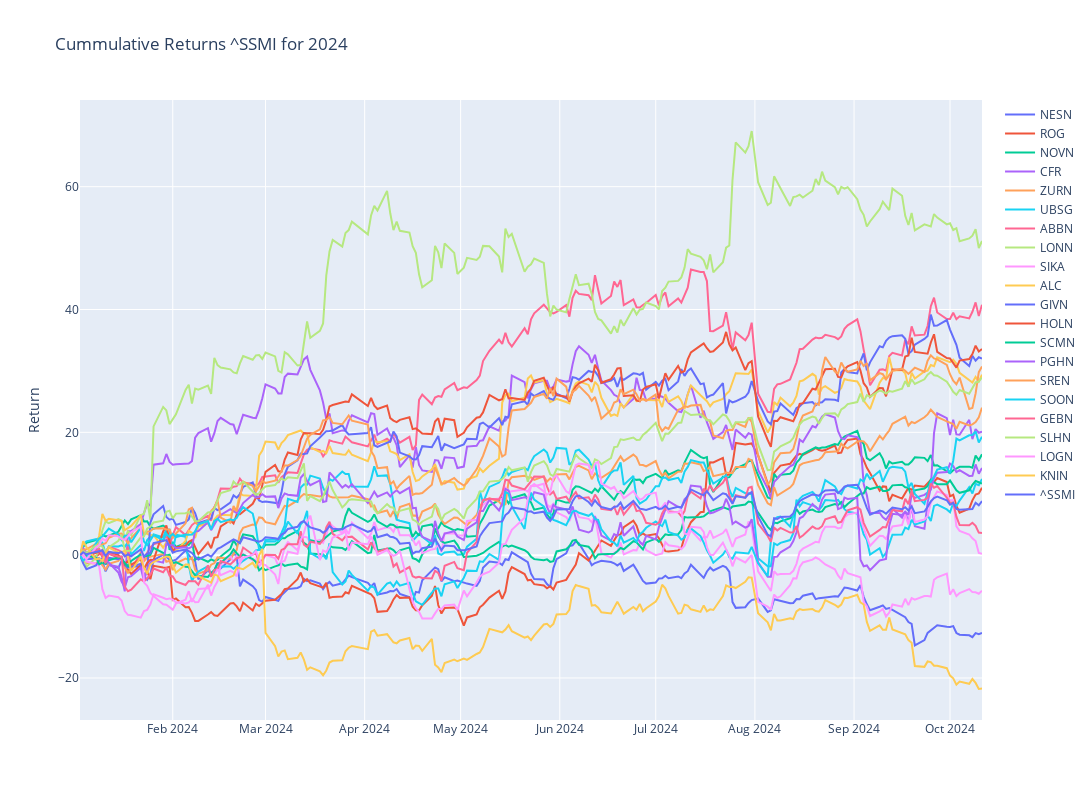

The cell this chart's notebook holds for it:
### Code cell
# Plotly
fig = make_subplots()

# Graph (1,1)
# Loop all stock files and get cummulative return for year
for stock in tqdm(index_list):
    f = os.path.join("../input", stock)
    df = pd.read_csv(f+".csv",index_col="Date",parse_dates=True)
    df['Cummulative_Return'] = cumulative_return(df["Adj Close"].loc[year])
    fig.add_trace(go.Scatter(x=df['Cummulative_Return'].loc[year].index,y=df['Cummulative_Return'].loc[year],mode="lines",name=stock.split('.')[0]),row=1,col=1)

# Update xaxis properties
fig.update_yaxes(title_text="Return", row=1, col=1)

fig.update_layout(height=800, width=1300,showlegend=True,title=f"Cummulative Returns {ticker} for {year}")

fig.show()

### Figure 1 — Plotly figure (JSON) as saved in the notebook; plotly's stock layout.template omitted (floating-point values rounded to 4 significant figures; data arrays with more than 128 entries replaced by an {"elided": "..."} marker saying what was removed)
{"data": [{"mode": "lines", "name": "NESN", "type": "scatter", "x": {"elided": "197 str values"}, "xaxis": "x", "y": {"elided": "197 float values"}, "yaxis": "y"}, {"mode": "lines", "name": "ROG", "type": "scatter", "x": {"elided": "197 str values"}, "xaxis": "x", "y": {"elided": "197 float values"}, "yaxis": "y"}, {"mode": "lines", "name": "NOVN", "type": "scatter", "x": {"elided": "197 str values"}, "xaxis": "x", "y": {"elided": "197 float values"}, "yaxis": "y"}, {"mode": "lines", "name": "CFR", "type": "scatter", "x": {"elided": "197 str values"}, "xaxis": "x", "y": {"elided": "197 float values"}, "yaxis": "y"}, {"mode": "lines", "name": "ZURN", "type": "scatter", "x": {"elided": "197 str values"}, "xaxis": "x", "y": {"elided": "197 float values"}, "yaxis": "y"}, {"mode": "lines", "name": "UBSG", "type": "scatter", "x": {"elided": "197 str values"}, "xaxis": "x", "y": {"elided": "197 float values"}, "yaxis": "y"}, {"mode": "lines", "name": "ABBN", "type": "scatter", "x": {"elided": "197 str values"}, "xaxis": "x", "y": {"elided": "197 float values"}, "yaxis": "y"}, {"mode": "lines", "name": "LONN", "type": "scatter", "x": {"elided": "197 str values"}, "xaxis": "x", "y": {"elided": "197 float values"}, "yaxis": "y"}, {"mode": "lines", "name": "SIKA", "type": "scatter", "x": {"elided": "197 str values"}, "xaxis": "x", "y": {"elided": "197 float values"}, "yaxis": "y"}, {"mode": "lines", "name": "ALC", "type": "scatter", "x": {"elided": "197 str values"}, "xaxis": "x", "y": {"elided": "197 float values"}, "yaxis": "y"}, {"mode": "lines", "name": "GIVN", "type": "scatter", "x": {"elided": "197 str values"}, "xaxis": "x", "y": {"elided": "197 float values"}, "yaxis": "y"}, {"mode": "lines", "name": "HOLN", "type": "scatter", "x": {"elided": "197 str values"}, "xaxis": "x", "y": {"elided": "197 float values"}, "yaxis": "y"}, {"mode": "lines", "name": "SCMN", "type": "scatter", "x": {"elided": "197 str values"}, "xaxis": "x", "y": {"elided": "197 float values"}, "yaxis": "y"}, {"mode": "lines", "name": "PGHN", "type": "scatter", "x": {"elided": "197 str values"}, "xaxis": "x", "y": {"elided": "197 float values"}, "yaxis": "y"}, {"mode": "lines", "name": "SREN", "type": "scatter", "x": {"elided": "197 str values"}, "xaxis": "x", "y": {"elided": "197 float values"}, "yaxis": "y"}, {"mode": "lines", "name": "SOON", "type": "scatter", "x": {"elided": "197 str values"}, "xaxis": "x", "y": {"elided": "197 float values"}, "yaxis": "y"}, {"mode": "lines", "name": "GEBN", "type": "scatter", "x": {"elided": "197 str values"}, "xaxis": "x", "y": {"elided": "197 float values"}, "yaxis": "y"}, {"mode": "lines", "name": "SLHN", "type": "scatter", "x": {"elided": "197 str values"}, "xaxis": "x", "y": {"elided": "197 float values"}, "yaxis": "y"}, {"mode": "lines", "name": "LOGN", "type": "scatter", "x": {"elided": "197 str values"}, "xaxis": "x", "y": {"elided": "197 float values"}, "yaxis": "y"}, {"mode": "lines", "name": "KNIN", "type": "scatter", "x": {"elided": "197 str values"}, "xaxis": "x", "y": {"elided": "197 float values"}, "yaxis": "y"}, {"mode": "lines", "name": "^SSMI", "type": "scatter", "x": {"elided": "196 str values"}, "xaxis": "x", "y": {"elided": "196 float values"}, "yaxis": "y"}], "layout": {"height": 800, "showlegend": true, "title": {"text": "Cummulative Returns ^SSMI for 2024"}, "width": 1300, "xaxis": {"anchor": "y", "domain": [0, 1]}, "yaxis": {"anchor": "x", "domain": [0, 1], "title": {"text": "Return"}}}}
